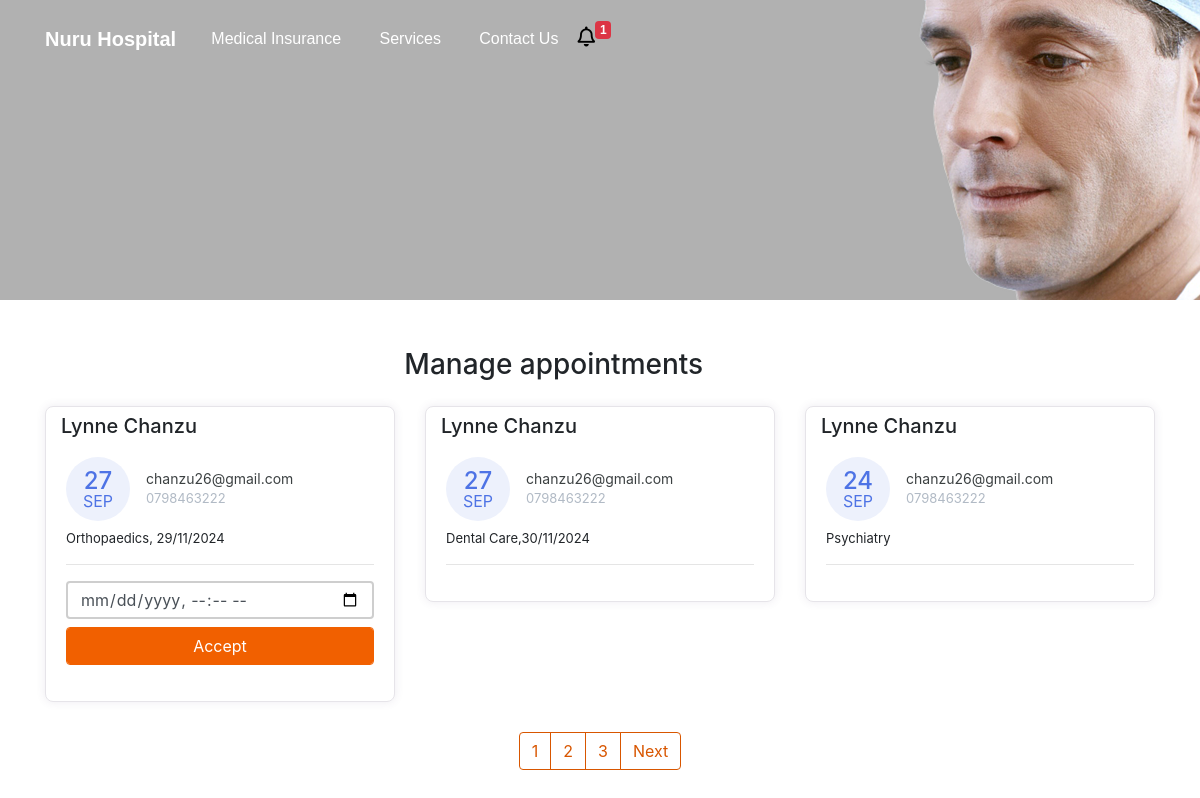
The page /manage-appointments/ on the database its author committed.
### doctor/models.py (models this page shows, shortened)
class Appointment(models.Model):
    first_name = models.CharField(max_length=50)
    last_name = models.CharField(max_length=50)
    email = models.CharField(max_length=50)
    phone = models.CharField(max_length=50)
    request = models.TextField(blank=True)
    sent_date = models.DateField(auto_now_add=True)
    accepted = models.BooleanField(default=False)
    accepted_date = models.DateField(auto_now_add=False, null=True, blank=True)
    class Meta:
        ordering = ["-sent_date"]

### doctor/views.py (the view, shortened to what this page needs)
# urls.py: path("manage-appointments/", ManageAppointmentTemplateView.as_view(), name="manage"),
class ManageAppointmentTemplateView(ListView):
    template_name = "manage-appointments.html"
    model = Appointment
    context_object_name = "appointments"
    login_required = True
    paginate_by = 3
    def get_context_data(self,*args, **kwargs):
        context = super().get_context_data(*args, **kwargs)
        appointments = Appointment.objects.all()
        context.update({
            "title":"Manage Appointments"
        })
        return context

### doctor/context_processors.py (called while the page is built)
def get_notification(request):
    count = Appointment.objects.filter(accepted=False).count()
    data = {
        "count":count
    }
    return data

### templates/manage-appointments.html (shortened to what this page needs)
{% extends 'base.html' %}
{% block content %}
    <div class="container mt-5">
        <div class="col-11 text-center mt-4 mb-4">
            <h3>
                Manage appointments
            </h3>
        </div>
        <div class="row">
        {% for app in appointments %}
            <div class="col-lg-4">
                <div class="card card-margin">
                    <div class="card-header no-border">
                        <h5 class="card-title">{{app.first_name}} {{app.last_name}}</h5>
                    </div>
                    <div class="card-body pt-0">
                        <div class="widget-49">
                            <div class="widget-49-title-wrapper">
                                <div class="widget-49-date-primary">
                                    <span class="widget-49-date-day">{{app.sent_date|date:"d"}}</span>
                                    <span class="widget-49-date-month">{{app.sent_date|date:"M"}}</span>
                                </div>
                                <div class="widget-49-meeting-info">
                                    <span class="widget-49-pro-title">{{app.email}}</span>
                                    <span class="widget-49-meeting-time">{{app.phone}}</span>
                                </div>
                            </div>
                            <div class="widget-49-meeting-points">
                                <span>{{app.request}}</span>
                            </div>
                            <hr class="w-100">
                            {% if app.accepted == False %}
                            <form method="POST" action="{% url 'manage' %}">
                            <div class="form-group">
                                <input type="datetime-local" name="date" class="form-control mb-2"
                                    placeholder="dd-mm-yyyy" value=""
                                    min="1997-01-01" max="2030-12-31">
                                <input class="btn-block btn-primary form-control" type="submit" value="Accept">
                            </div>
                            </form>
                            {% endif %}
                        </div>
                    </div>
                </div>
            </div>
        {% endfor %}
        </div>
        {% if is_paginated %}
        <div class="wrapper">
            <nav aria-label="Page navigation example">
                <ul class="pagination">
                    {% for number in page_obj.paginator.page_range %}
                    <li class="page-item"><a class="page-link" href="?page={{number}}">{{number}}</a></li>
                    {% endfor %}
                    {% if page_obj.has_next %}
                    <li class="page-item"><a class="page-link" href="?page={{page_obj.prebious_page_number}}">Next</a></li>
                    {% endif %}
                </ul>
            </nav>
        </div>
        {% endif %}
{% endblock content %}

### templates/base.html (shortened to what this page needs)
{% load static %}
<!DOCTYPE html>
<html lang="en">
<head>
  <link href="{% static 'css/bootstrap.min.css' %}" rel="stylesheet">
  <link rel="stylesheet" href="https://cdnjs.cloudflare.com/ajax/libs/font-awesome/5.15.3/css/all.min.css" />
  <link rel="stylesheet" href="{% static 'css/styles.css' %}" />
</head>
<body>
  <div class="header" style="
  background: rgba(13, 216, 74, 0.363) url('../static/img/Doc.jpg') no-repeat right
  {% if "appointment" in request.path %}
  max-height:300px!important;min-height:300px!important;
  {% endif %}
  ">
    <nav class="navbar navbar-dark navbar-expand-md navigation-clean-search">
        <div class="container"><a class="navbar-brand" href="{% url 'home' %}">Nuru Hospital</a>
            <div class="collapse navbar-collapse"
                id="navcol-1">
                <ul class="nav navbar-nav">
                    <li class="nav-item" role="presentation">
                        <a class="nav-link active" href="#Insurance">Medical Insurance</a>
                    </li>
                    <li class="nav-item" role="presentation">
                        <a class="nav-link active" href="#services">Services</a>
                    </li>
                    <li class="nav-item" role="presentation">
                        <a class="nav-link active" href="#contact">Contact Us</a>
                    </li>
                  <li class="nav-item" role="presentation">
                    <a href="{% url 'manage' %}" style="float: left;cursor:pointer;" aria-expanded="true" title="You Have 6 New Appointments">
                      <i class="far fa-bell" style="font-size: 20px; float: left; color: black">
                      </i>
                  </a>
                  <span class="badge badge-danger">{{count}}</span>
                </li>
                </ul>
            </div>
        </div>
    </nav>
</div>
    {% block content %}{% endblock content %}
</body>
</html>

### static/css/styles.css (style rules this page uses)
.header { background: rgb(177, 177, 177) url("img/header.png") no-repeat fixed center; min-height: 1000px; font-family:'Source Sans Pro', sans-serif; }
@media (min-width:768px) { .header { padding-bottom:120px; } }
.header .navbar { background:transparent; padding-top:.75rem; padding-bottom:.75rem; color:#fff; border-radius:0; box-shadow:none; border:none; }
@media (min-width:768px) { .header .navbar { padding-top:1rem; padding-bottom:1rem; } }
.header .navbar .navbar-brand { font-weight:bold; color:inherit; }
.header .navbar .navbar-collapse { border-top:1px solid rgba(255,255,255,0.3); margin-top:.5rem; }
@media (min-width:768px) { .header .navbar .navbar-collapse { border-color:transparent; margin:0; } }
.header .navbar .navbar-nav a.active, .header .navbar .navbar-nav > .show .dropdown-item { background:none; box-shadow:none; }
@media (min-width: 768px) { .header .navbar-nav .nav-link { padding-left:.7rem; padding-right:.7rem; } }
@media (min-width: 992px) { .header .navbar-nav .nav-link { padding-left:1.2rem; padding-right:1.2rem; } }
.form-control { box-shadow: none !important; outline: none !important; border: 2px solid #cecece; height: 38px; }
.title-box .border,.btn-primary,.back-to-top, .logo i,.question-q-box,.social-circle li a:hover { background-color: #f16000 !important; }
.btn-primary { border: 1px solid #f16000 !important; }
@media (min-width: 768px) { .navbar-nav>li>a { padding-top: 10px; padding-bottom: 10px; } }

### rows shown on the page
Appointment: first_name "Lynne", last_name "Chanzu", sent_date "27", sent_date "SEP", email "chanzu26@gmail.com", phone "0798463222", request "Orthopaedics, 29/11/2024"
Appointment: first_name "Lynne", last_name "Chanzu", sent_date "27", sent_date "SEP", email "chanzu26@gmail.com", phone "0798463222", request "Dental Care,30/11/2024"
Appointment: first_name "Lynne", last_name "Chanzu", sent_date "24", sent_date "SEP", email "chanzu26@gmail.com", phone "0798463222", request "Psychiatry"

### other values the page prints
{{ count }} "1"
{{ number }} "1" "2" "3"
